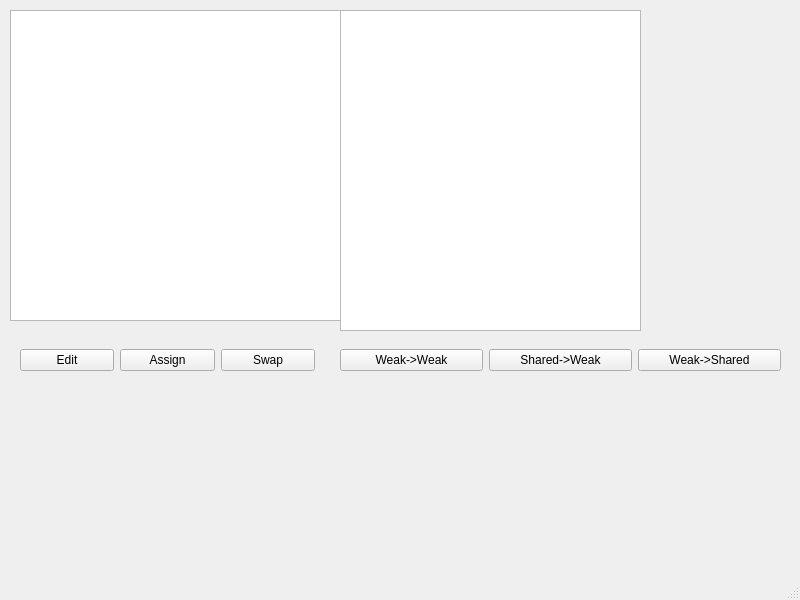
<?xml version="1.0" encoding="UTF-8"?>
<ui version="4.0">
 <class>MainWindow</class>
 <widget class="QMainWindow" name="MainWindow">
  <property name="geometry">
   <rect>
    <x>0</x>
    <y>0</y>
    <width>800</width>
    <height>600</height>
   </rect>
  </property>
  <property name="windowTitle">
   <string>MyShared_ptr</string>
  </property>
  <widget class="QWidget" name="centralwidget">
   <widget class="QTableView" name="SharedTable">
    <property name="geometry">
     <rect>
      <x>10</x>
      <y>10</y>
      <width>451</width>
      <height>311</height>
     </rect>
    </property>
   </widget>
   <widget class="QWidget" name="layoutWidget">
    <property name="geometry">
     <rect>
      <x>20</x>
      <y>340</y>
      <width>295</width>
      <height>41</height>
     </rect>
    </property>
    <layout class="QGridLayout" name="gridLayout">
     <item row="0" column="0">
      <widget class="QPushButton" name="EditSharedButton">
       <property name="text">
        <string>Edit</string>
       </property>
      </widget>
     </item>
     <item row="0" column="1">
      <widget class="QPushButton" name="AssignButton">
       <property name="text">
        <string>Assign</string>
       </property>
      </widget>
     </item>
     <item row="0" column="2">
      <widget class="QPushButton" name="SwapSharedButton">
       <property name="text">
        <string>Swap</string>
       </property>
      </widget>
     </item>
    </layout>
   </widget>
   <widget class="QTableView" name="WeakTable">
    <property name="geometry">
     <rect>
      <x>340</x>
      <y>10</y>
      <width>301</width>
      <height>321</height>
     </rect>
    </property>
   </widget>
   <widget class="QWidget" name="layoutWidget">
    <property name="geometry">
     <rect>
      <x>340</x>
      <y>340</y>
      <width>441</width>
      <height>41</height>
     </rect>
    </property>
    <layout class="QHBoxLayout" name="horizontalLayout">
     <item>
      <widget class="QPushButton" name="WeakToWeakButton">
       <property name="text">
        <string>Weak-&gt;Weak</string>
       </property>
      </widget>
     </item>
     <item>
      <widget class="QPushButton" name="SharedToWeakButton">
       <property name="text">
        <string>Shared-&gt;Weak</string>
       </property>
      </widget>
     </item>
     <item>
      <widget class="QPushButton" name="WeakToSharedButton">
       <property name="text">
        <string>Weak-&gt;Shared</string>
       </property>
      </widget>
     </item>
    </layout>
   </widget>
  </widget>
  <widget class="QMenuBar" name="menubar">
   <property name="geometry">
    <rect>
     <x>0</x>
     <y>0</y>
     <width>800</width>
     <height>26</height>
    </rect>
   </property>
  </widget>
  <widget class="QStatusBar" name="statusbar"/>
 </widget>
 <resources/>
 <connections/>
</ui>
